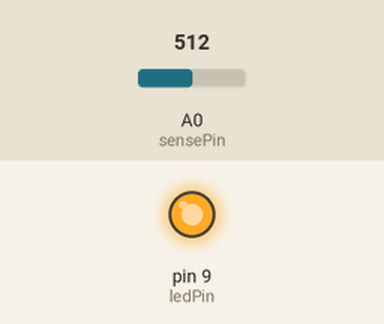
A sketch run on a simulated Arduino Uno, built with avr-gcc and run on an emulated ATmega328P. Parts: output pins drawn as LEDs (lit = HIGH). Inputs (shaded band) come from the test bench; at power-on: A0 (sensePin) = 512.

Above: at 1.2 s.
1.3 s: A0 (sensePin) set to 736
2.8 s: A0 (sensePin) set to 759
At 3.1 s:
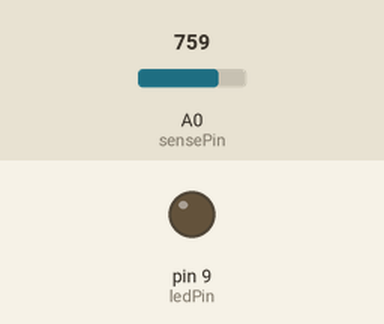
4.3 s: A0 (sensePin) set to 740
At 5.5 s:
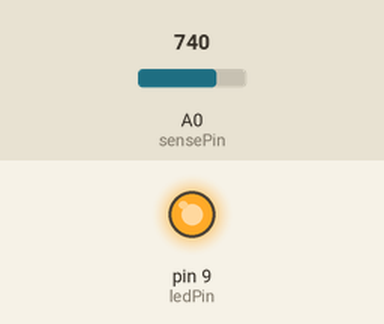
5.8 s: A0 (sensePin) set to 760
At 6.6 s:
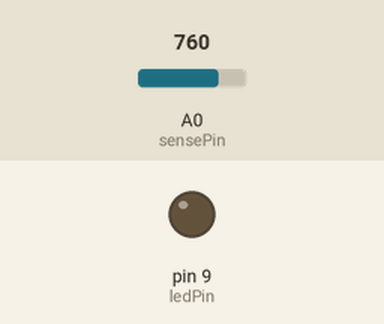
Timing chart, 0 to 8.3 s (numbered marks = the images above; inputs shaded):
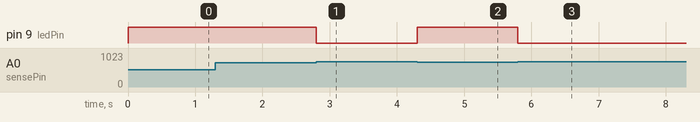

Measured:
- the behaviour switches between 749 and 750 on A0 (sensePin) (found by bisection; images 0 and 1)
- after the input at 1.3 s, every drawn part: stays the same
- after the input at 2.8 s, pin 9 (ledPin): HIGH → LOW at once
- after the input at 4.3 s, pin 9 (ledPin): LOW → HIGH at once
- after the input at 5.8 s, pin 9 (ledPin): HIGH → LOW at once

The sketch:

fotoRez_s_diodom_nochnik.ino
```cpp
int sensePin = 0; //аналоговое значение на конт 0
int ledPin = 9;

void setup() {
  pinMode(ledPin, OUTPUT);  // задаем только для цифрового пина, т.к. аналог по умолчанию как вход
}

void loop() {
  int val = analogRead(sensePin);  //получаем значение сенсора
  if (val < 750) digitalWrite(ledPin, HIGH); //вкл диод если значение <800(тень, см. предыдущий примерс выводом значений по кому
  else
  digitalWrite(ledPin, LOW);
}
```
